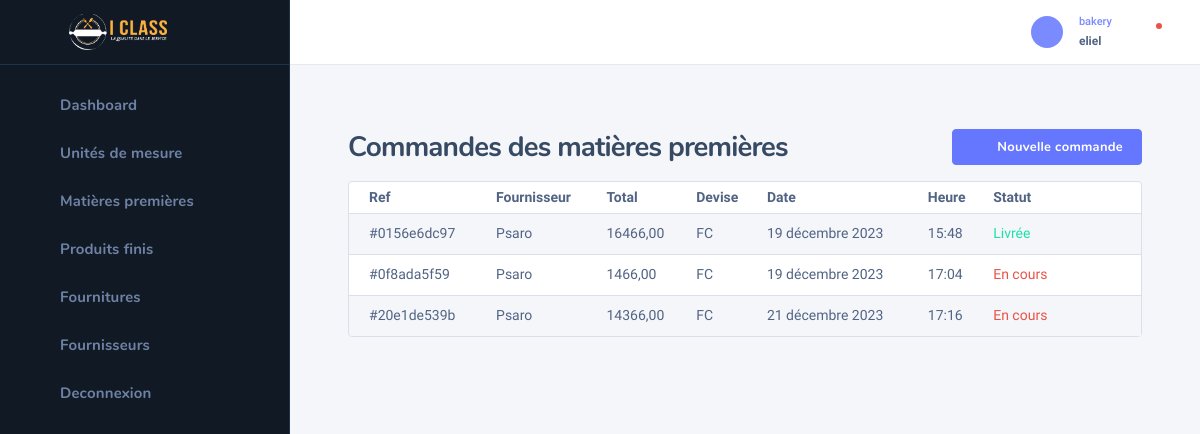
The page /bakery/cmd_mp/ (signed in) on the database as committed earlier.
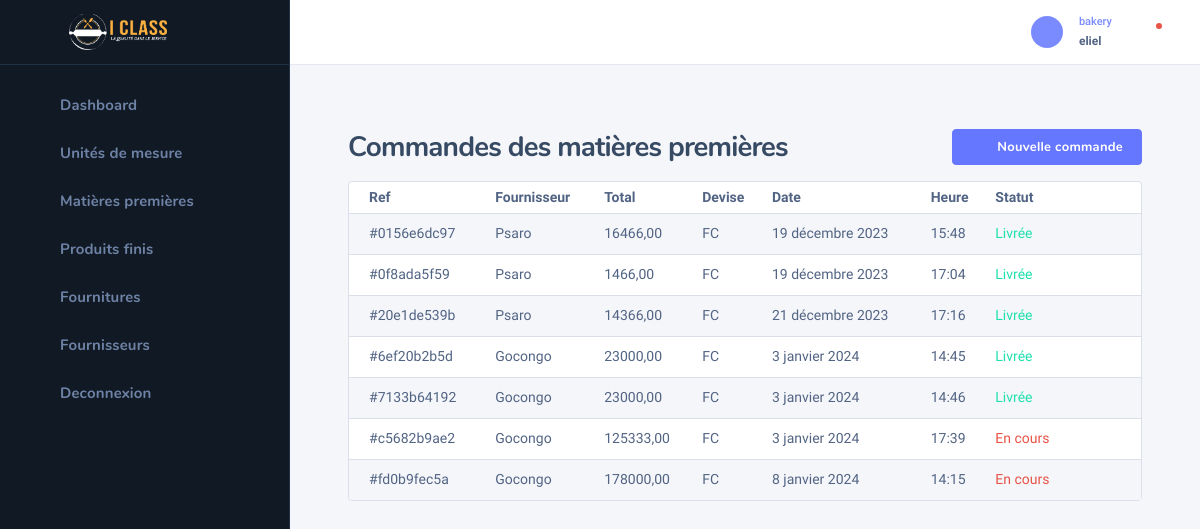
The same page on the database as committed later.
### auth_user/models.py (models this page shows, shortened)
class UserHasRole(models.Model):
    role = models.ForeignKey(Role, on_delete=models.CASCADE, null=True, blank=True)
    user = models.OneToOneField(User, on_delete=models.CASCADE)

class Role(models.Model):
    name = models.CharField(max_length=255)

### bakery/models.py (models this page shows, shortened)
class CommandeMp(models.Model):
    class Meta:
        verbose_name = "Commande de matière première"
    ref = models.CharField(max_length=10, default=generate_unique_uid(), verbose_name="réference")
    fournisseur = models.ForeignKey(Fournisseur, on_delete=models.CASCADE, null=True)
    date = models.DateField(auto_now_add=True, null=True, verbose_name="date de commande")
    heure = models.TimeField(auto_now_add=True, null=True)
    etat = models.BooleanField(default=False)
    devise = models.CharField(max_length=25, null=True, blank=True)
    delivered_at = models.DateField(null=True, blank=True, verbose_name="date de livraison")
    @property
    def get_total(self):
        lines = LigneCommandeMp.objects.filter(commande=self)
        total = 0
        for line in lines:
            total += line.total_price
        return total

class Fournisseur(models.Model):
    name = models.CharField(max_length=255, verbose_name="nom")
    phone = models.CharField(max_length=15, verbose_name="téléphone")
    email = models.EmailField()
    address = models.TextField(verbose_name="adresse")
    def __str__(self):
        return self.name

class LigneCommandeMp(models.Model):
    commande = models.ForeignKey(CommandeMp, on_delete=models.CASCADE, null=True)
    matiere_premiere = models.ForeignKey(MatierePremiere, on_delete=models.CASCADE, null=True)
    qts = models.IntegerField(default=0)
    total_price = models.DecimalField(max_digits=10, decimal_places=2, null=True, blank=True, default=0)
    devise = models.CharField(max_length=25, choices=devises, default=devises[1][0])
    taux = models.DecimalField(max_digits=10, decimal_places=2, null=True, blank=True, default=0)

### bakery/views.py (the view)
# urls.py: path('cmd_mp/', cmd_mp, name='cmd-mp'),
@login_required(login_url='login')
def cmd_mp(request):
    orders = CommandeMp.objects.all()
    ref = generate_unique_uid()
    return render(request, 'bakery/bakery_cmd_mp.html', context={'orders': orders, 'ref': ref})

### bakery/views.py (called while the page is built)
def generate_unique_uid():
    return uuid.uuid4().hex[:10]

### templates/bakery/bakery_cmd_mp.html (shortened to what this page needs)
{% extends 'bakery/base_bakery.html' %}
{% block content %}
    {% include 'bakery/bakery_sidebar.html' %}
    <div class="nk-wrap">
    {% include 'bakery/profile.html' %}
        <div class="nk-content">
            <div class="nk-content ">
                <div class="container-fluid">
                    <div class="nk-content-inner">
                        <div class="nk-content-body">
                            <div class="nk-block-head nk-block-head-sm">
                                <div class="nk-block-between">
                                    <div class="nk-block-head-content">
                                        <h3 class="nk-block-title page-title">Commandes des matières premières</h3>
                                    </div>
                                    <div class="nk-block-head-content">
                                        <div class="toggle-wrap nk-block-tools-toggle">
                                            <div class="toggle-expand-content" data-content="pageMenu">
                                                <ul class="nk-block-tools g-3">
                                                    <li class="nk-block-tools-opt">
                                                        <a href="{% url 'add-cmd-mp' ref=ref %}"
                                                           class="btn btn-primary d-none d-md-inline-flex"><em
                                                                class="icon ni ni-plus"></em><span>Nouvelle commande</span></a>
                                                    </li>
                                                </ul>
                                            </div>
                                        </div>
                                    </div>
                                </div>
                            </div>
                            <div class="nk-block">
                                <div class="card card-bordered">
                                    <div class="card-inner-group">
                                        <div class="card-inner p-0">
                                            <table class="datatable-init-export nowrap table table-striped"
                                                   data-export-title="Export">
                                                <thead>
                                                <tr>
                                                    <th>Ref</th>
                                                    <th>Fournisseur</th>
                                                    <th>Total</th>
                                                    <th>Devise</th>
                                                    <th>Date</th>
                                                    <th>Heure</th>
                                                    <th>Statut</th>
                                                    <th></th>
                                                </tr>
                                                </thead>
                                                <tbody>
                                                {% for order in orders %}
                                                    <tr>
                                                        <td>#{{ order.ref }}</td>
                                                        <td>{{ order.fournisseur }}</td>
                                                        <td>{{ order.get_total }}</td>
                                                        <td>{{ order.devise }}</td>
                                                        <td>{{ order.date }}</td>
                                                        <td>{{ order.heure }}</td>
                                                        <td>
                                                            {% if order.etat == True %}
                                                                <span class="tb-status text-success">Livrée</span>
                                                            {% else %}
                                                                <span class="tb-status text-danger">En cours</span>
                                                            {% endif %}
                                                        </td>
                                                    <td class="center">
                                                            <ul class="nk-tb-actions gx-1 my-n1">
                                                                <li class="me-n1">
                                                                    <div class="dropdown">
                                                                        <a href="#"
                                                                           class="dropdown-toggle btn btn-icon btn-trigger"
                                                                           data-bs-toggle="dropdown"><em
                                                                                class="icon ni ni-more-h"></em></a>
                                                                    </div>
                                                                </li>
                                                            </ul>
                                                        </td>
                                                    </tr>
                                                {% endfor %}
                                                </tbody>
                                            </table>
                                        </div>
                                    </div>
                                </div>
                            </div>
                        </div>
                    </div>
                </div>
            </div>
        </div>
    </div>
{% endblock %}

### templates/bakery/base_bakery.html (shortened to what this page needs)
<!DOCTYPE html>
{% load static %}
<html lang="fr">
<head>
    <link rel="stylesheet" href="{% static 'css/dashlite.css' %}">
    <link id="skin-default" rel="stylesheet" href="{% static 'css/theme.css' %}">
</head>
<body class="nk-body bg-lighter npc-general has-sidebar">
<div class="nk-app-root">
    <div class="nk-main">
        {% block content %}
        {% endblock %}
    </div>
</div>
</body>
</html>

### templates/bakery/bakery_sidebar.html (shortened to what this page needs)
{% load static %}
<div
        class="nk-sidebar nk-sidebar-fixed is-dark"
        data-content="sidebarMenu"
>
    <div class="nk-sidebar-element nk-sidebar-head">
        <div class="nk-menu-trigger">
            <a
                    href="#"
                    class="nk-nav-compact nk-quick-nav-icon d-none d-xl-inline-flex"
                    data-target="sidebarMenu"
            ><em class="icon ni ni-menu"></em
            ></a>
        </div>
        <div class="nk-sidebar-brand">
            <a href="{% url 'home-bakery' %}" class="logo-link nk-sidebar-logo">
                <img
                        class="logo-light logo-img"
                        src="{% static 'images/pain.png' %}"
                        alt="logo"
                />
            </a>
        </div>
    </div>
    <div class="nk-sidebar-element nk-sidebar-body">
        <div class="nk-sidebar-content">
            <div class="nk-sidebar-menu" data-simplebar>
                <ul class="nk-menu">
                    <li class="nk-menu-item">
                        <a href="{% url 'main-dashboard' %}" class="nk-menu-link">
                      <span class="nk-menu-icon"
                      ><em class="icon ni ni-dashboard"></em
                      ></span>
                            <span class="nk-menu-text">Dashboard</span>
                        </a>
                    </li>
                    <li class="nk-menu-item">
                        <a href="{% url 'unit-list' %}" class="nk-menu-link">
                      <span class="nk-menu-icon"
                      ><em class="icon ni ni-meter"></em
                      ></span>
                            <span class="nk-menu-text">Unités de mesure</span>
                        </a>
                    </li>
                    <li class="nk-menu-item has-sub">
                        <a href="#" class="nk-menu-link nk-menu-toggle">
                      <span class="nk-menu-icon"
                      ><em class="icon ni ni-list-fill"></em>
                      </span>
                            <span class="nk-menu-text">Matières premières</span>
                        </a>
                    </li>
                    <li class="nk-menu-item has-sub">
                        <a href="#" class="nk-menu-link nk-menu-toggle">
                      <span class="nk-menu-icon"
                      ><em class="icon ni ni-list-fill"></em
                      ></span>
                            <span class="nk-menu-text">Produits finis</span>
                        </a>
                    </li>
                    <li class="nk-menu-item has-sub">
                        <a href="#" class="nk-menu-link nk-menu-toggle">
                      <span class="nk-menu-icon"
                      ><em class="icon ni ni-bag"></em
                      ></span>
                            <span class="nk-menu-text">Fournitures</span>
                        </a>
                    </li>
                    <li class="nk-menu-item">
                        <a href="{% url 'fournisseur-list' %}" class="nk-menu-link">
                      <span class="nk-menu-icon"
                      ><em class="icon ni ni-location"></em
                      ></span>
                            <span class="nk-menu-text">Fournisseurs</span>
                        </a>
                    </li>
                    <li class="nk-menu-item">
                        <a href="{% url 'logout' %}" class="nk-menu-link">
                      <span class="nk-menu-icon"
                      ><em class="icon ni ni-account-setting"></em
                      ></span>
                            <span class="nk-menu-text">Deconnexion</span>
                        </a>
                    </li>
                </ul>
            </div>
        </div>
    </div>
</div>

### templates/bakery/reponsive-sidebar.html (shortened to what this page needs)
{% load static %}

### templates/bakery/profile.html (shortened to what this page needs)
{% load static %}
<div class="nk-header nk-header-fixed is-light">
                    <div class="container-fluid">
                        <div class="nk-header-wrap">
                            <div class="nk-header-tools">
                                <ul class="nk-quick-nav">
                                    <li class="dropdown user-dropdown">
                                        <a href="#" class="dropdown-toggle" data-bs-toggle="dropdown">
                                            <div class="user-toggle">
                                                <div class="user-avatar sm">
                                                    <em class="icon ni ni-user-alt"></em>
                                                </div>
                                                <div class="user-info d-none d-md-block">
                                                    <div class="user-status">{{ request.user.userhasrole.role.name }}</div>
                                                    <div class="user-name dropdown-indicator">{{ request.user.username }}</div>
                                                </div>
                                            </div>
                                        </a>
                                    </li>
                                    <li class="dropdown notification-dropdown me-n1">
                                        <a hx-get="{% url 'check-notifications' %}" hx-target="#notifications" hx-trigger="click" hx-swap="innerHTML" class="dropdown-toggle nk-quick-nav-icon" data-bs-toggle="dropdown">
                                            <div class="icon-status icon-status-danger"><em class="icon ni ni-bell"></em></div>
                                        </a>
                                    </li>
                                </ul>
                            </div>
                        </div>
                    </div>
                </div>

Rows that differ between the two databases and show on the page:
changed CommandeMp "0f8ada5f59": etat "En cours" → "Livrée"
changed CommandeMp "20e1de539b": etat "En cours" → "Livrée"
added CommandeMp: ref "6ef20b2b5d", fournisseur "Gocongo", get_total "23000,00", devise "FC", date "3 janvier 2024", heure "14:45", etat "Livrée"
added CommandeMp: ref "7133b64192", fournisseur "Gocongo", get_total "23000,00", devise "FC", date "3 janvier 2024", heure "14:46", etat "Livrée"
added CommandeMp: ref "c5682b9ae2", fournisseur "Gocongo", get_total "125333,00", devise "FC", date "3 janvier 2024", heure "17:39", etat "En cours"
added CommandeMp: ref "fd0b9fec5a", fournisseur "Gocongo", get_total "178000,00", devise "FC", date "8 janvier 2024", heure "14:15", etat "En cours"
